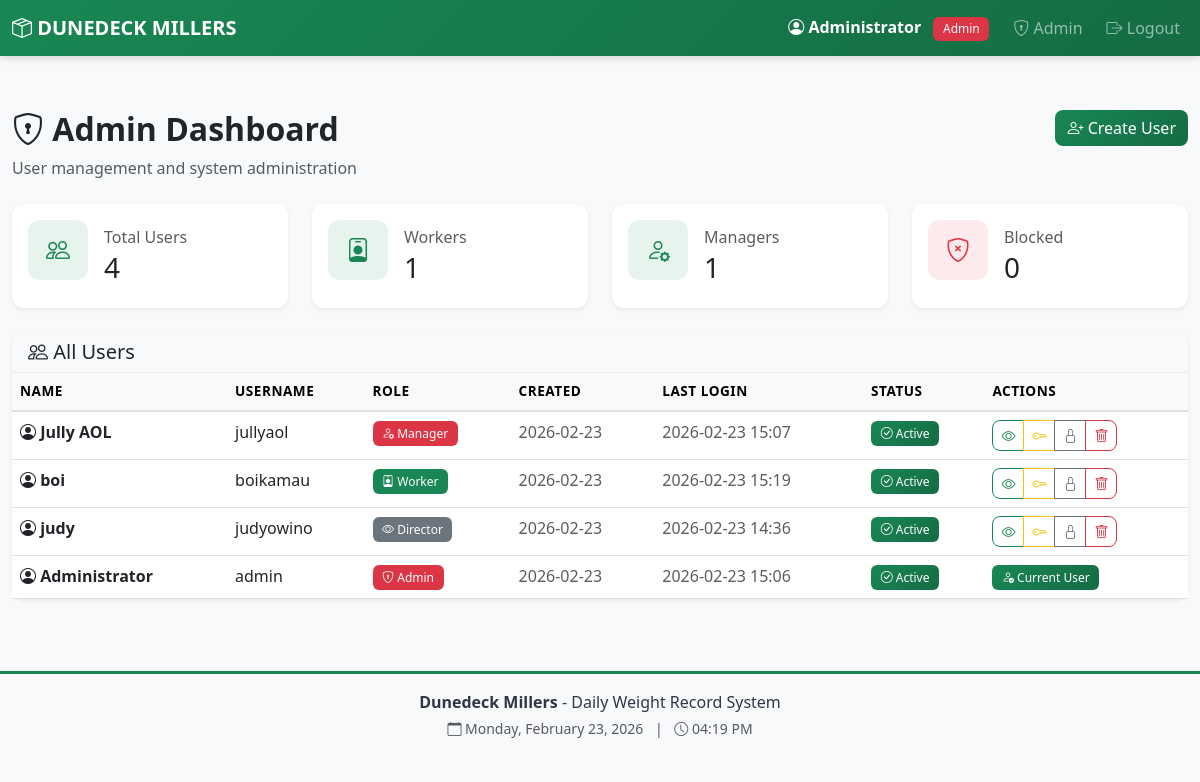
The app's page /admin/dashboard (signed in) with its own data.
### app.py (models this page shows, shortened)
class User(UserMixin, db.Model):
    id = db.Column(db.Integer, primary_key=True)
    username = db.Column(db.String(80), unique=True, nullable=False)
    password_hash = db.Column(db.String(200), nullable=False)
    name = db.Column(db.String(100), nullable=False)
    role = db.Column(db.String(20), nullable=False)  # 'worker', 'manager', 'director', 'admin'
    must_change_password = db.Column(db.Boolean, default=False)
    is_blocked = db.Column(db.Boolean, default=False)
    created_at = db.Column(db.DateTime, default=datetime.utcnow)
    last_login = db.Column(db.DateTime)
    sheets = db.relationship('IntakeSheet', backref='worker', lazy=True, foreign_keys='IntakeSheet.worker_id')

### app.py (the view)
@app.route('/admin/dashboard')
@login_required
@admin_required
def admin_dashboard():
    users = User.query.order_by(User.created_at.desc()).all()
    reset_requests = PasswordResetRequest.query.filter_by(status='pending').all()
    return render_template('admin_dashboard.html',
                         users=users,
                         reset_requests=reset_requests)

### app.py (called while the page is built)
@login_manager.user_loader
def load_user(user_id):
    return db.session.get(User, int(user_id))

def admin_required(f):
    @wraps(f)
    def decorated_function(*args, **kwargs):
        if not current_user.is_authenticated or current_user.role != 'admin':
            flash('Access denied. Admin privileges required.', 'danger')
            return redirect(url_for('dashboard'))
        return f(*args, **kwargs)
    return decorated_function

### templates/admin_dashboard.html (shortened to what this page needs)
{% extends "base.html" %}
{% block content %}
<div class="row mb-4">
    <div class="col-md-8">
        <h2 class="fw-bold">
            <i class="bi bi-shield-lock"></i> Admin Dashboard
        </h2>
        <p class="text-muted mb-0">User management and system administration</p>
    </div>
    <div class="col-md-4 text-md-end">
        <button class="btn btn-primary" data-bs-toggle="modal" data-bs-target="#createUserModal">
            <i class="bi bi-person-plus"></i> Create User
        </button>
    </div>
</div>
<div class="row mb-4">
    <div class="col-md-3">
        <div class="card border-0 shadow-sm">
            <div class="card-body">
                <div class="d-flex align-items-center">
                    <div class="stat-icon green">
                        <i class="bi bi-people"></i>
                    </div>
                    <div class="ms-3">
                        <h6 class="text-muted mb-1">Total Users</h6>
                        <h3 class="mb-0">{{ users|length }}</h3>
                    </div>
                </div>
            </div>
        </div>
    </div>
    <div class="col-md-3">
        <div class="card border-0 shadow-sm">
            <div class="card-body">
                <div class="d-flex align-items-center">
                    <div class="stat-icon green">
                        <i class="bi bi-person-badge"></i>
                    </div>
                    <div class="ms-3">
                        <h6 class="text-muted mb-1">Workers</h6>
                        <h3 class="mb-0">{{ users|selectattr('role', 'equalto', 'worker')|list|length }}</h3>
                    </div>
                </div>
            </div>
        </div>
    </div>
    <div class="col-md-3">
        <div class="card border-0 shadow-sm">
            <div class="card-body">
                <div class="d-flex align-items-center">
                    <div class="stat-icon green">
                        <i class="bi bi-person-gear"></i>
                    </div>
                    <div class="ms-3">
                        <h6 class="text-muted mb-1">Managers</h6>
                        <h3 class="mb-0">{{ users|selectattr('role', 'equalto', 'manager')|list|length }}</h3>
                    </div>
                </div>
            </div>
        </div>
    </div>
    <div class="col-md-3">
        <div class="card border-0 shadow-sm">
            <div class="card-body">
                <div class="d-flex align-items-center">
                    <div class="stat-icon red">
                        <i class="bi bi-shield-x"></i>
                    </div>
                    <div class="ms-3">
                        <h6 class="text-muted mb-1">Blocked</h6>
                        <h3 class="mb-0">{{ users|selectattr('is_blocked', 'equalto', true)|list|length }}</h3>
                    </div>
                </div>
            </div>
        </div>
    </div>
</div>
<div class="card shadow-sm">
    <div class="card-header bg-light">
        <h5 class="mb-0"><i class="bi bi-people"></i> All Users</h5>
    </div>
    <div class="card-body p-0">
        <div class="table-responsive">
            <table class="table table-hover mb-0">
                <thead class="table-light">
                    <tr>
                        <th>Name</th>
                        <th>Username</th>
                        <th>Role</th>
                        <th>Created</th>
                        <th>Last Login</th>
                        <th>Status</th>
                        <th>Actions</th>
                    </tr>
                </thead>
                <tbody>
                    {% for user in users %}
                    <tr id="user-{{ user.id }}" {% if user.is_blocked %}class="table-danger"{% endif %}>
                        <td class="fw-semibold">
                            <i class="bi bi-person-circle"></i> {{ user.name }}
                        </td>
                        <td>{{ user.username }}</td>
                        <td>
                            <span class="badge role-{{ user.role }}">
                                {% if user.role == 'worker' %}
                                    <i class="bi bi-person-badge"></i>
                                {% elif user.role == 'manager' %}
                                    <i class="bi bi-person-gear"></i>
                                {% elif user.role == 'director' %}
                                    <i class="bi bi-eye"></i>
                                {% elif user.role == 'admin' %}
                                    <i class="bi bi-shield-lock"></i>
                                {% endif %}
                                {{ user.role|title }}
                            </span>
                        </td>
                        <td class="text-muted">{{ user.created_at.strftime('%Y-%m-%d') }}</td>
                        <td class="text-muted">
                            {% if user.last_login %}
                                {{ user.last_login.strftime('%Y-%m-%d %H:%M') }}
                            {% else %}
                                <span class="text-muted">Never</span>
                            {% endif %}
                        </td>
                        <td>
                            {% if user.is_blocked %}
                                <span class="badge bg-danger">
                                    <i class="bi bi-x-circle"></i> Blocked
                                </span>
                            {% elif user.must_change_password %}
                                <span class="badge bg-warning">
                                    <i class="bi bi-key"></i> Must Change Password
                                </span>
                            {% else %}
                                <span class="badge bg-success">
                                    <i class="bi bi-check-circle"></i> Active
                                </span>
                            {% endif %}
                        </td>
                        <td>
                            {% if user.id != current_user.id %}
                            <div class="btn-group btn-group-sm">
                                <button class="btn btn-outline-primary"
                                        onclick="viewUserDetails({{ user.id }})"
                                        title="View Details">
                                    <i class="bi bi-eye"></i>
                                </button>
                                <button class="btn btn-outline-warning"
                                        onclick="resetPassword({{ user.id }}, '{{ user.name }}')"
                                        title="Reset Password">
                                    <i class="bi bi-key"></i>
                                </button>
                                <button class="btn btn-outline-{% if user.is_blocked %}success{% else %}secondary{% endif %}"
                                        onclick="toggleBlock({{ user.id }}, '{{ user.name }}', {{ user.is_blocked|lower }})"
                                        title="{% if user.is_blocked %}Unblock{% else %}Block{% endif %} User">
                                    <i class="bi bi-{% if user.is_blocked %}unlock{% else %}lock{% endif %}"></i>
                                </button>
                                <button class="btn btn-outline-danger"
                                        onclick="deleteUser({{ user.id }}, '{{ user.name }}')"
                                        title="Delete User">
                                    <i class="bi bi-trash"></i>
                                </button>
                            </div>
                            {% else %}
                            <span class="badge bg-info">
                                <i class="bi bi-person-check"></i> Current User
                            </span>
                            {% endif %}
                        </td>
                    </tr>
                    {% endfor %}
                </tbody>
            </table>
        </div>
    </div>
</div>
{% endblock %}

### templates/base.html (shortened to what this page needs)
<!DOCTYPE html>
<html lang="en">
<head>
    <link href="https://cdn.jsdelivr.net/npm/bootstrap@5.3.0/dist/css/bootstrap.min.css" rel="stylesheet">
    <link rel="stylesheet" href="https://cdn.jsdelivr.net/npm/bootstrap-icons@1.10.0/font/bootstrap-icons.css">
    <link rel="stylesheet" href="{{ url_for('static', filename='css/style.css') }}">
</head>
<body>
    {% if current_user.is_authenticated %}
    <nav class="navbar navbar-expand-lg navbar-dark bg-primary navbar-fixed">
        <div class="container-fluid">
            <a class="navbar-brand fw-bold" href="{{ url_for('dashboard') }}">
                <i class="bi bi-box-seam"></i> DUNEDECK MILLERS
            </a>
            <div class="collapse navbar-collapse" id="navbarNav">
                <ul class="navbar-nav ms-auto align-items-center">
                    <li class="nav-item">
                        <span class="navbar-text text-white me-3">
                            <i class="bi bi-person-circle"></i>
                            <strong>{{ current_user.name }}</strong>
                            <span class="badge role-{{ current_user.role }} ms-2">{{ current_user.role|title }}</span>
                        </span>
                    </li>
                    {% if current_user.role == 'worker' %}
                    <li class="nav-item">
                        <a class="nav-link" href="{{ url_for('worker_dashboard') }}">
                            <i class="bi bi-speedometer2"></i> Dashboard
                        </a>
                    </li>
                    {% elif current_user.role == 'manager' %}
                    <li class="nav-item">
                        <a class="nav-link" href="{{ url_for('manager_dashboard') }}">
                            <i class="bi bi-speedometer2"></i> Dashboard
                        </a>
                    </li>
                    {% elif current_user.role == 'director' %}
                    <li class="nav-item">
                        <a class="nav-link" href="{{ url_for('director_dashboard') }}">
                            <i class="bi bi-eye"></i> Dashboard
                        </a>
                    </li>
                    {% elif current_user.role == 'admin' %}
                    <li class="nav-item">
                        <a class="nav-link" href="{{ url_for('admin_dashboard') }}">
                            <i class="bi bi-shield-lock"></i> Admin
                        </a>
                    </li>
                    {% endif %}
                    <li class="nav-item">
                        <a class="nav-link btn btn-outline-light btn-sm ms-2" href="{{ url_for('logout') }}">
                            <i class="bi bi-box-arrow-right"></i> Logout
                        </a>
                    </li>
                </ul>
            </div>
        </div>
    </nav>
    {% endif %}
    <main class="container-fluid py-4">
        {% block content %}{% endblock %}
    </main>
    {% if current_user.is_authenticated %}
    <footer class="text-center py-3 mt-5" style="background-color: #f8f9fa; border-top: 3px solid var(--dm-green);">
        <div class="container">
            <p class="mb-1" style="color: var(--dm-dark);">
                <strong>Dunedeck Millers</strong> - Daily Weight Record System
            </p>
            <p class="mb-0 text-muted small">
                <i class="bi bi-calendar"></i> <span id="currentDate"></span>
                <span class="mx-2">|</span>
                <i class="bi bi-clock"></i> <span id="currentTime"></span>
            </p>
        </div>
    </footer>
    {% endif %}
</body>
</html>

### static/css/style.css (style rules this page uses)
:root { --dm-red: #dc3545; --dm-green: #198754; --dm-dark-green: #146c43; --dm-white: #ffffff; --dm-light-gray: #f8f9fa; --dm-dark: #2d3748; }
body { background-color: var(--dm-light-gray); font-family: 'Segoe UI', Tahoma, Geneva, Verdana, sans-serif; }
.navbar.bg-primary { background: linear-gradient(135deg, var(--dm-green) 0%, var(--dm-dark-green) 100%) !important; }
.card { border: none; border-radius: 12px; transition: transform 0.2s, box-shadow 0.2s; background: white; }
.card-header { border-radius: 12px 12px 0 0 !important; border-bottom: 1px solid rgba(0,0,0,0.05); }
.btn { border-radius: 8px; font-weight: 500; transition: all 0.2s; }
.btn-primary { background: linear-gradient(135deg, var(--dm-green) 0%, var(--dm-dark-green) 100%); border: none; }
.table { border-collapse: separate; border-spacing: 0; }
.table thead th { border-bottom: 2px solid #dee2e6; font-weight: 600; text-transform: uppercase; font-size: 0.85rem; letter-spacing: 0.5px; background-color: var(--dm-light-gray); }
.table tbody tr { transition: all 0.2s; }
.badge { padding: 0.5em 0.8em; font-weight: 500; border-radius: 6px; }
.bg-primary { background: linear-gradient(135deg, var(--dm-green) 0%, var(--dm-dark-green) 100%) !important; }
.bg-success { background: linear-gradient(135deg, var(--dm-green) 0%, var(--dm-dark-green) 100%) !important; }
.bg-info { background: linear-gradient(135deg, var(--dm-green) 0%, var(--dm-dark-green) 100%) !important; }
.btn-outline-primary { border-color: var(--dm-green); color: var(--dm-green); }
.card-body { border-radius: 12px; }
.card, .alert { animation: fadeIn 0.3s ease-in-out; }
.stat-icon { width: 60px; height: 60px; border-radius: 12px; display: flex; align-items: center; justify-content: center; font-size: 24px; margin-bottom: 12px; }
.stat-icon.green { background: rgba(25, 135, 84, 0.1); color: var(--dm-green); }
.stat-icon.red { background: rgba(220, 53, 69, 0.1); color: var(--dm-red); }
.role-worker { background-color: var(--dm-green); color: white; }
.role-manager { background-color: var(--dm-red); color: white; }
.role-director { background-color: #6c757d; color: white; }
.role-admin { background-color: var(--dm-red); color: white; }

### templates/base.html (style rules this page uses)
body { padding-top: 70px; }
.navbar-fixed { position: fixed; top: 0; left: 0; right: 0; z-index: 1030; box-shadow: 0 2px 8px rgba(0,0,0,0.15); }
html { scroll-behavior: smooth; }

### records on screen
User: name "Administrator", role "Admin", username "admin", created_at "2026-02-23", last_login "2026-02-23 15:06", is_blocked False (drawn), shows "Current User"
User: name "Jully AOL", username "jullyaol", role "Manager", created_at "2026-02-23", last_login "2026-02-23 15:07", is_blocked False (drawn)
User: name "boi", username "boikamau", role "Worker", created_at "2026-02-23", last_login "2026-02-23 15:19", is_blocked False (drawn)
User: name "judy", username "judyowino", role "Director", created_at "2026-02-23", last_login "2026-02-23 14:36", is_blocked False (drawn)

### other values on screen
{{ users|length }} "4"
{{ users|selectattr('role', 'equalto', 'worker')|list|length }} "1"
{{ users|selectattr('role', 'equalto', 'manager')|list|length }} "1"
{{ users|selectattr('is_blocked', 'equalto', true)|list|length }} "0"
